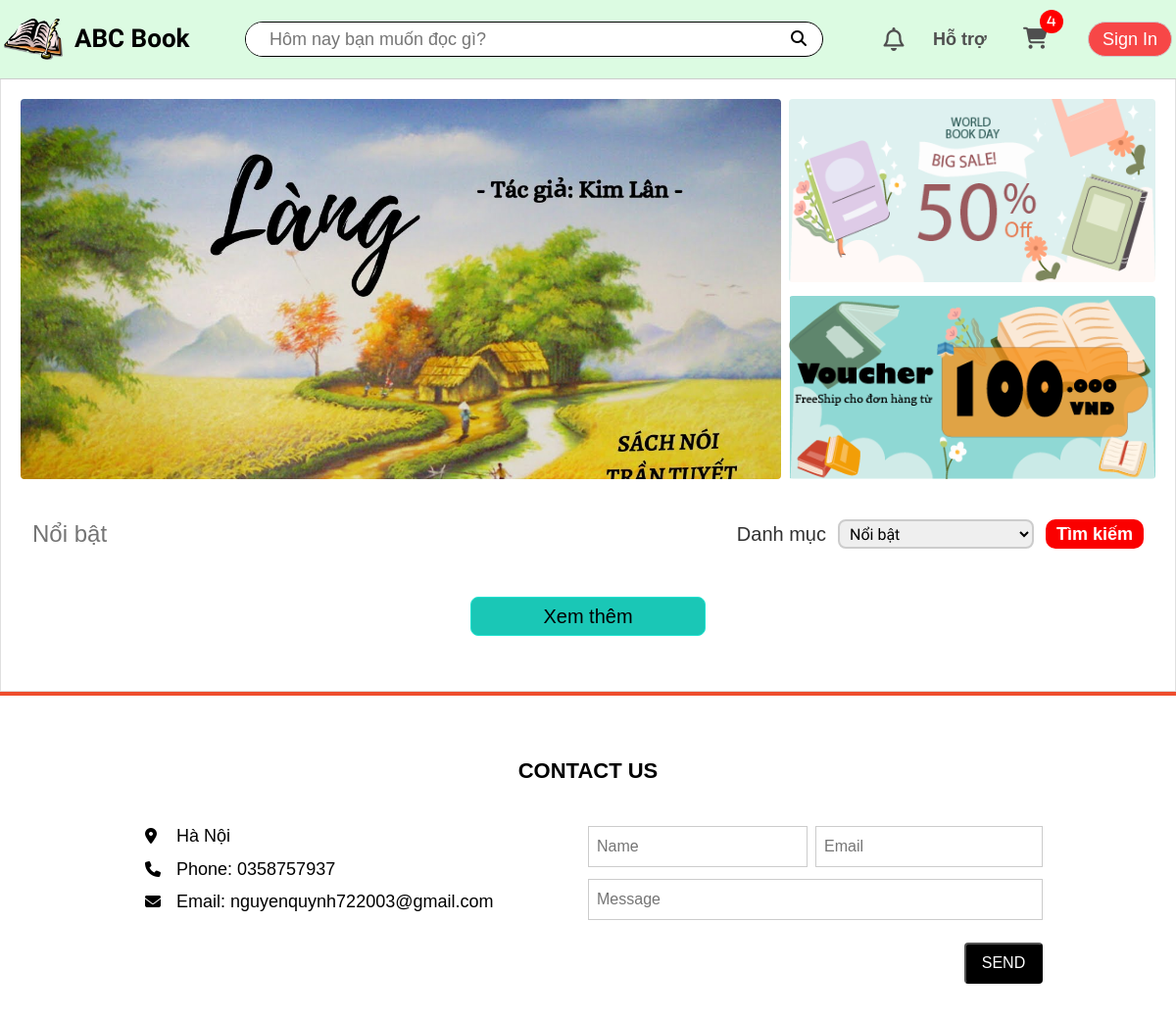
Screenshot of / (signed in) with the database file from the repository.
### app/models.py (models this page shows, shortened)
class Cart(models.Model):
    customer = models.OneToOneField(User, on_delete=models.CASCADE, blank=True, null=True)
    def getCartItemsAmount(self):
        cartItems = self.cartitem_set.all()
        total = sum([item.quantity for item in cartItems])
        return total

class CartItem(models.Model):
    product = models.ForeignKey(Product, on_delete=models.SET_NULL, blank=True, null=True)
    cart = models.ForeignKey(Cart, on_delete=models.SET_NULL, blank=True, null=True)
    quantity = models.IntegerField(default=0, null=True, blank=True)
    dateAdded = models.DateTimeField(auto_now_add=True)

class SliderHome(models.Model):
    image = models.ImageField(upload_to='sliders', null=True, blank=True)
    url = models.CharField(default='/', max_length=200 ,null=True, blank=True)

### app/views.py (the view)
# urls.py: path('', views.home, name='home'),
def home(request):
    if request.user.is_authenticated:
        customer = request.user
        cart, created = Cart.objects.get_or_create(customer=customer)
    else:
        cart = {'getCartItemsAmount': 0}
    sliders = SliderHome.objects.all()
    context = {'cart': cart, 'sliders': sliders}
    return render(request, 'app/home.html', context)

### app/models.py (called while the page is built)
    @property
    def avatarURL(self):
        url = '/static/app/images/avatar-icon.png'
        try:
            url = self.avatar.url
        except:
            url = '/static/app/images/avatar-icon.png'
        return url

### app/templates/app/home.html (shortened to what this page needs)
{% extends 'app/base.html' %}
{% load static %}
{% block title %}
    <link rel="stylesheet" href="{% static 'app/css/home.css' %}"/>
{% endblock title %}
{% block content %}
    <div class="slider grid">
        <div class="slider__content">
            <div class="wrapper">
                {% for slider in sliders %}
                    <a href="{{ slider.url }}" class="slider__link">
                        <div class="slider__link-item" style="background-image: url({{ slider.image.url }})"></div>
                    </a>
                {% endfor %}
            </div>
        </div>
        <div class="slider__more pc">
            <a href="" class="slider__more-link">
                <div class="slider__more-img" style="background-image: url({% static 'app/images/banner1.png' %});"></div>
            </a>
            <a href="" class="slider__more-link">
                <div class="slider__more-img" style="background-image: url({% static 'app/images/banner2.png' %});"></div>
            </a>
        </div>
    </div>
    <div class="content">
        <div class="content__header">
            <h2 class="content__heading">Nổi bật</h2>
            <div class="content__filter">
                <h4>Danh mục</h4>
                <div class="content__filter-input">
                    <select class="filter-category" name="category">
                        <option value="category0">Nổi bật</option>
                    </select>
                </div>
                <button class="content__filter-btn" type="button" id="filter-btn">Tìm kiếm</button>
            </div>
        </div>
        <div class="content__more">
            <button type="button" id="more-book-btn" class="content__more-btn">Xem thêm</button>
        </div>
    </div>
{% endblock content %}

### app/templates/app/base.html (shortened to what this page needs)
{% load static %}
<!DOCTYPE html>
<html lang="en">
<head>
    {% block title %}{% endblock title %}
    <link rel="stylesheet" href="https://cdnjs.cloudflare.com/ajax/libs/font-awesome/6.4.2/css/all.min.css">
    <link rel="stylesheet" href="{% static 'app/css/reset.css' %}"/>
    <link rel="stylesheet" href="{% static 'app/css/base.css' %}"/>
    <link rel="stylesheet" href="{% static 'app/css/responsive.css' %}"/>
</head>
<body>
    <header>
        <div class="header">
            <div class="nav grid">
                <div class="nav__logo">
                    <a href="{% url 'home' %}" class="logo-link">
                        <img class="logo-link__icon pc" src="{% static 'app/images/book-logo.png' %}" alt="">
                        <h2 class="logo-link__heading">ABC Book</h2>
                    </a>
                </div>
                <div class="nav__search">
                    <input id="search-input" class="search__input tablet pc" type="text" placeholder="Hôm nay bạn muốn đọc gì?">
                    <button id="search-button" type="button" class="search__btn">
                        <i class="fa-solid fa-magnifying-glass"></i>
                    </button>
                </div>
                <div class="nav__notify pc tablet">
                    <div class="nav__notify-icon">
                        <a href="{% url 'notifications' %}" class="nav__notify-link">
                            <i class="fa-regular fa-bell"></i>
                        </a>
                    </div>
                </div>
                <div class="nav__support pc tablet">
                    <a href="" class="nav__support-link">Hỗ trợ</a>
                </div>
                <div class="nav__cart pc tablet">
                    <a href="{% url 'cart' %}" class="nav__cart-link">
                        <i class="fa-solid fa-cart-shopping"><div class="nav__cart-quantity">{{cart.getCartItemsAmount}}</div></i>
                    </a>
                </div>
                <div class="nav__user">
                    <button type="button" id="sign-btn" class="sign-btn">Sign In</button>
                </div>
            </div>
        </div>
    </header>
    {% block content %}{% endblock content %}
    {% block footer %}
        <footer class="footer">
            <div class="wrapper">
                <h2 class="heading">CONTACT US</h2>
                <div class="contact">
                    <div class="contact__info">
                        <ul style="list-style: none;">
                            <li><i class="fa-solid fa-location-dot"></i>Hà Nội</li>
                            <li><i class="fa fa-phone"></i>Phone: 0358757937</li>
                            <li><i class="fa fa-envelope"></i>Email: nguyenquynh722003@gmail.com</li>
                        </ul>
                    </div>
                    <div class="contact__form">
                        <div class="form__input"><input type="text" placeholder="Name" name="name"></div>
                        <div class="form__input"><input type="text" placeholder="Email" name="email"></div>
                        <div class="form__message"><input type="text" placeholder="Message" name="message"></div>
                        <button type="button" id="send-feedback" class="form__send-btn">SEND</button>
                    </div>
                </div>
            </div>
        </footer>
    {% endblock footer %}
</body>
</html>

### app/static/app/css/home.css (style rules this page uses)
* { font-size: 16px; margin: 0; padding: 0; box-sizing: border-box; }
html { font-size: 16px; font-family: Arial, Helvetica, sans-serif; scroll-behavior: smooth; }
body { background-color: #f2f1f1; }
.grid { width: 1200px; max-width: 100%; margin: 0 auto; }
.slider { width: 1200px; margin-top: 80px; padding: 0 20px; padding-top: 100px; border: 1px solid #e0e0e0; border-bottom: none; background-color: #fff; display: flex; justify-content: space-between; }
.slider .slider__more { margin-left: 8px; flex: 1; width: 100%; display: flex; flex-direction: column; justify-content: space-between; }
.slider .slider__more .slider__more-link { text-decoration: none; }
.slider .slider__more-img { border-radius: 4px; aspect-ratio: 2/1; background-size: cover; background-repeat: no-repeat; }
.slider .slider__content { border-radius: 4px; width: 100%; overflow: hidden; position: relative; }
.slider .wrapper { display: flex; }
.slider .slider__link-item { margin: 0; padding: 0; aspect-ratio: 2/1; background-size: cover; background-repeat: no-repeat; }
.content { max-width: 1200px; margin: 0 auto; padding-top: 24px; text-align: center; background-color: #fff; border: 1px solid #e0e0e0; border-top: none; padding-bottom: 24px; }
.content .content__header { width: 100%; height: 48px; padding: 32px; display: flex; align-items: center; justify-content: space-between; }
.content .content__heading { flex: 1; height: 32px; line-height: 32px; text-align: left; font-size: 24px; font-weight: 300; color: #747474; }
.content .content__header .content__filter { display: flex; height: 30px; }
.content .content__header .content__filter h4 { text-align: left; font-size: 20px; font-weight: 300; color: #313131; line-height: 30px; }
.content .content__header .content__filter-input { width: 200px; height: 100%; margin: 0 12px; }
.content .content__header .filter-category { width: 100%; height: 100%; border: 2px solid #ccc; border-radius: 8px; text-indent: 6px; font-family: 'Mooli', sans-serif; font-size: 16px; cursor: pointer; }
.content .content__header .content__filter-btn { width: 100px; height: 30px; background-color: #fa0000; border: none; border-radius: 10px; font-size: 18px; font-weight: 600; color: #fff; }
.content .content__more { width: 100%; margin: 32px 0; }
.content .content__more .content__more-btn { font-size: 20px; margin: 0 auto; width: 240px; height: 40px; background-color: #1ac7b6; border: 1px solid #20e3d0; border-radius: 8px; }

### app/static/app/css/responsive.css (style rules this page uses)
.pc, .tablet, .mobile { display: none; }
@media only screen and (min-width: 1024px) { .pc { display: block; } }
@media only screen and (min-width: 1024px) { .slider .slider__content { max-width: 67%; } }

### rows the page displays
Cart: getCartItemsAmount "4"
SliderHome: image (picture)
